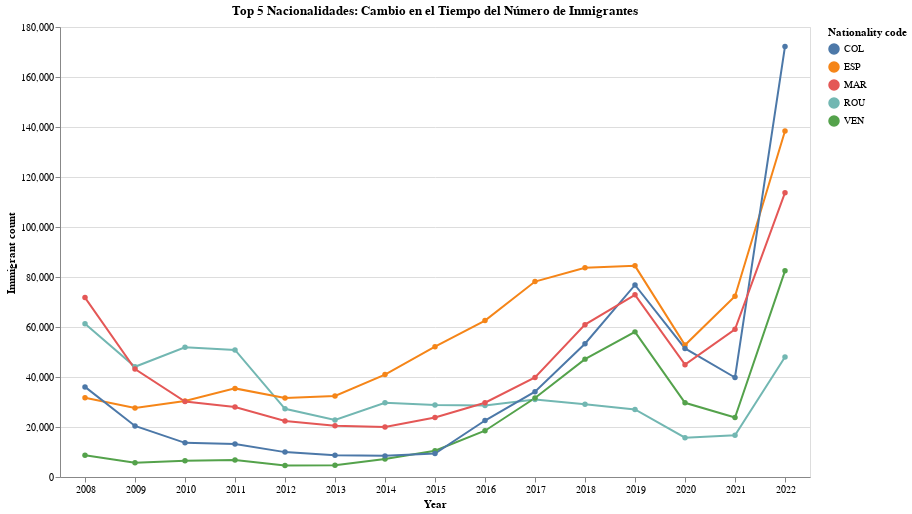

The notebook cell this image was saved under:
### Markdown cell above
**Top 5 Nacionalidades: Comparación de la Variación del Número de Inmigrantes en el Tiempo**

### Code cell
top5 = ['ESP', 'MAR', 'COL', 'ROU', 'VEN']
df_top5 = df[(df["Sex"] == "Both") & (df["Age group"] == "All")]
df_top5 = df_top5[(df_top5["Nationality code"].isin(top5))]

# Graficar cambio de estadísticos en el tiempo
alt.Chart(df_top5, height = 450, width = 750)\
            .mark_line(point = True)\
            .encode(x = alt.X('Year:N', axis=alt.Axis(labelAngle=-360)),
                    y = 'Immigrant count',
                    color = 'Nationality code',
                    tooltip =["Year", "Nationality code", 'Immigrant count'])\
            .properties(title="Top 5 Nacionalidades: Cambio en el Tiempo del Número de Inmigrantes")

### Figure 1 — Vega-Lite specification as saved in the notebook (floating-point values rounded to 4 significant figures)
{"config": {"view": {"continuousWidth": 300, "continuousHeight": 300}}, "data": {"name": "data-c193ed51f6d25899997ea4a25995bf7c"}, "mark": {"type": "line", "point": true}, "encoding": {"color": {"field": "Nationality code", "type": "nominal"}, "tooltip": [{"field": "Year", "type": "quantitative"}, {"field": "Nationality code", "type": "nominal"}, {"field": "Immigrant count", "type": "quantitative"}], "x": {"axis": {"labelAngle": -360}, "field": "Year", "type": "nominal"}, "y": {"field": "Immigrant count", "type": "quantitative"}}, "height": 450, "title": "Top 5 Nacionalidades: Cambio en el Tiempo del Número de Inmigrantes", "width": 750, "$schema": "https://vega.github.io/schema/vega-lite/v5.8.0.json", "datasets": {"data-c193ed51f6d25899997ea4a25995bf7c": [{"Year": 2008, "Nationality code": "ROU", "Sex": "Both", "Age group": "All", "Immigrant count": 61262}, {"Year": 2008, "Nationality code": "VEN", "Sex": "Both", "Age group": "All", "Immigrant count": 8693}, {"Year": 2008, "Nationality code": "ESP", "Sex": "Both", "Age group": "All", "Immigrant count": 31701}, {"Year": 2008, "Nationality code": "COL", "Sex": "Both", "Age group": "All", "Immigrant count": 36040}, {"Year": 2008, "Nationality code": "MAR", "Sex": "Both", "Age group": "All", "Immigrant count": 71761}, {"Year": 2009, "Nationality code": "ROU", "Sex": "Both", "Age group": "All", "Immigrant count": 44079}, {"Year": 2009, "Nationality code": "VEN", "Sex": "Both", "Age group": "All", "Immigrant count": 5736}, {"Year": 2009, "Nationality code": "ESP", "Sex": "Both", "Age group": "All", "Immigrant count": 27596}, {"Year": 2009, "Nationality code": "COL", "Sex": "Both", "Age group": "All", "Immigrant count": 20409}, {"Year": 2009, "Nationality code": "MAR", "Sex": "Both", "Age group": "All", "Immigrant count": 43178}, {"Year": 2010, "Nationality code": "ROU", "Sex": "Both", "Age group": "All", "Immigrant count": 51915}, {"Year": 2010, "Nationality code": "VEN", "Sex": "Both", "Age group": "All", "Immigrant count": 6460}, {"Year": 2010, "Nationality code": "ESP", "Sex": "Both", "Age group": "All", "Immigrant count": 30418}, {"Year": 2010, "Nationality code": "COL", "Sex": "Both", "Age group": "All", "Immigrant count": 13664}, {"Year": 2010, "Nationality code": "MAR", "Sex": "Both", "Age group": "All", "Immigrant count": 30169}, {"Year": 2011, "Nationality code": "ROU", "Sex": "Both", "Age group": "All", "Immigrant count": 50831}, {"Year": 2011, "Nationality code": "VEN", "Sex": "Both", "Age group": "All", "Immigrant count": 6767}, {"Year": 2011, "Nationality code": "ESP", "Sex": "Both", "Age group": "All", "Immigrant count": 35442}, {"Year": 2011, "Nationality code": "COL", "Sex": "Both", "Age group": "All", "Immigrant count": 13161}, {"Year": 2011, "Nationality code": "MAR", "Sex": "Both", "Age group": "All", "Immigrant count": 27978}, {"Year": 2012, "Nationality code": "ROU", "Sex": "Both", "Age group": "All", "Immigrant count": 27273}, {"Year": 2012, "Nationality code": "VEN", "Sex": "Both", "Age group": "All", "Immigrant count": 4609}, {"Year": 2012, "Nationality code": "ESP", "Sex": "Both", "Age group": "All", "Immigrant count": 31565}, {"Year": 2012, "Nationality code": "COL", "Sex": "Both", "Age group": "All", "Immigrant count": 9955}, {"Year": 2012, "Nationality code": "MAR", "Sex": "Both", "Age group": "All", "Immigrant count": 22444}, {"Year": 2013, "Nationality code": "ROU", "Sex": "Both", "Age group": "All", "Immigrant count": 22774}, {"Year": 2013, "Nationality code": "VEN", "Sex": "Both", "Age group": "All", "Immigrant count": 4691}, {"Year": 2013, "Nationality code": "ESP", "Sex": "Both", "Age group": "All", "Immigrant count": 32422}, {"Year": 2013, "Nationality code": "COL", "Sex": "Both", "Age group": "All", "Immigrant count": 8688}, {"Year": 2013, "Nationality code": "MAR", "Sex": "Both", "Age group": "All", "Immigrant count": 20516}, {"Year": 2014, "Nationality code": "ROU", "Sex": "Both", "Age group": "All", "Immigrant count": 29721}, {"Year": 2014, "Nationality code": "VEN", "Sex": "Both", "Age group": "All", "Immigrant count": 7199}, {"Year": 2014, "Nationality code": "ESP", "Sex": "Both", "Age group": "All", "Immigrant count": 40968}, {"Year": 2014, "Nationality code": "COL", "Sex": "Both", "Age group": "All", "Immigrant count": 8451}, {"Year": 2014, "Nationality code": "MAR", "Sex": "Both", "Age group": "All", "Immigrant count": 19994}, {"Year": 2015, "Nationality code": "ROU", "Sex": "Both", "Age group": "All", "Immigrant count": 28785}, {"Year": 2015, "Nationality code": "VEN", "Sex": "Both", "Age group": "All", "Immigrant count": 10529}, {"Year": 2015, "Nationality code": "ESP", "Sex": "Both", "Age group": "All", "Immigrant count": 52109}, {"Year": 2015, "Nationality code": "COL", "Sex": "Both", "Age group": "All", "Immigrant count": 9368}, {"Year": 2015, "Nationality code": "MAR", "Sex": "Both", "Age group": "All", "Immigrant count": 23831}, {"Year": 2016, "Nationality code": "ROU", "Sex": "Both", "Age group": "All", "Immigrant count": 28629}, {"Year": 2016, "Nationality code": "VEN", "Sex": "Both", "Age group": "All", "Immigrant count": 18507}, {"Year": 2016, "Nationality code": "ESP", "Sex": "Both", "Age group": "All", "Immigrant count": 62573}, {"Year": 2016, "Nationality code": "COL", "Sex": "Both", "Age group": "All", "Immigrant count": 22594}, {"Year": 2016, "Nationality code": "MAR", "Sex": "Both", "Age group": "All", "Immigrant count": 29712}, {"Year": 2017, "Nationality code": "ROU", "Sex": "Both", "Age group": "All", "Immigrant count": 31031}, {"Year": 2017, "Nationality code": "VEN", "Sex": "Both", "Age group": "All", "Immigrant count": 31598}, {"Year": 2017, "Nationality code": "ESP", "Sex": "Both", "Age group": "All", "Immigrant count": 78182}, {"Year": 2017, "Nationality code": "COL", "Sex": "Both", "Age group": "All", "Immigrant count": 34106}, {"Year": 2017, "Nationality code": "MAR", "Sex": "Both", "Age group": "All", "Immigrant count": 39841}, {"Year": 2018, "Nationality code": "ROU", "Sex": "Both", "Age group": "All", "Immigrant count": 29102}, {"Year": 2018, "Nationality code": "VEN", "Sex": "Both", "Age group": "All", "Immigrant count": 47147}, {"Year": 2018, "Nationality code": "ESP", "Sex": "Both", "Age group": "All", "Immigrant count": 83686}, {"Year": 2018, "Nationality code": "COL", "Sex": "Both", "Age group": "All", "Immigrant count": 53302}, {"Year": 2018, "Nationality code": "MAR", "Sex": "Both", "Age group": "All", "Immigrant count": 60935}, {"Year": 2019, "Nationality code": "ROU", "Sex": "Both", "Age group": "All", "Immigrant count": 27011}, {"Year": 2019, "Nationality code": "VEN", "Sex": "Both", "Age group": "All", "Immigrant count": 58054}, {"Year": 2019, "Nationality code": "ESP", "Sex": "Both", "Age group": "All", "Immigrant count": 84458}, {"Year": 2019, "Nationality code": "COL", "Sex": "Both", "Age group": "All", "Immigrant count": 76816}, {"Year": 2019, "Nationality code": "MAR", "Sex": "Both", "Age group": "All", "Immigrant count": 72866}, {"Year": 2020, "Nationality code": "ROU", "Sex": "Both", "Age group": "All", "Immigrant count": 15737}, {"Year": 2020, "Nationality code": "VEN", "Sex": "Both", "Age group": "All", "Immigrant count": 29667}, {"Year": 2020, "Nationality code": "ESP", "Sex": "Both", "Age group": "All", "Immigrant count": 52768}, {"Year": 2020, "Nationality code": "COL", "Sex": "Both", "Age group": "All", "Immigrant count": 51408}, {"Year": 2020, "Nationality code": "MAR", "Sex": "Both", "Age group": "All", "Immigrant count": 44940}, {"Year": 2021, "Nationality code": "ROU", "Sex": "Both", "Age group": "All", "Immigrant count": 16702}, {"Year": 2021, "Nationality code": "VEN", "Sex": "Both", "Age group": "All", "Immigrant count": 23771}, {"Year": 2021, "Nationality code": "ESP", "Sex": "Both", "Age group": "All", "Immigrant count": 72283}, {"Year": 2021, "Nationality code": "COL", "Sex": "Both", "Age group": "All", "Immigrant count": 39798}, {"Year": 2021, "Nationality code": "MAR", "Sex": "Both", "Age group": "All", "Immigrant count": 59089}, {"Year": 2022, "Nationality code": "ESP", "Sex": "Both", "Age group": "All", "Immigrant count": 138420}, {"Year": 2022, "Nationality code": "ROU", "Sex": "Both", "Age group": "All", "Immigrant count": 48011}, {"Year": 2022, "Nationality code": "MAR", "Sex": "Both", "Age group": "All", "Immigrant count": 113725}, {"Year": 2022, "Nationality code": "COL", "Sex": "Both", "Age group": "All", "Immigrant count": 172241}, {"Year": 2022, "Nationality code": "VEN", "Sex": "Both", "Age group": "All", "Immigrant count": 82474}]}}
